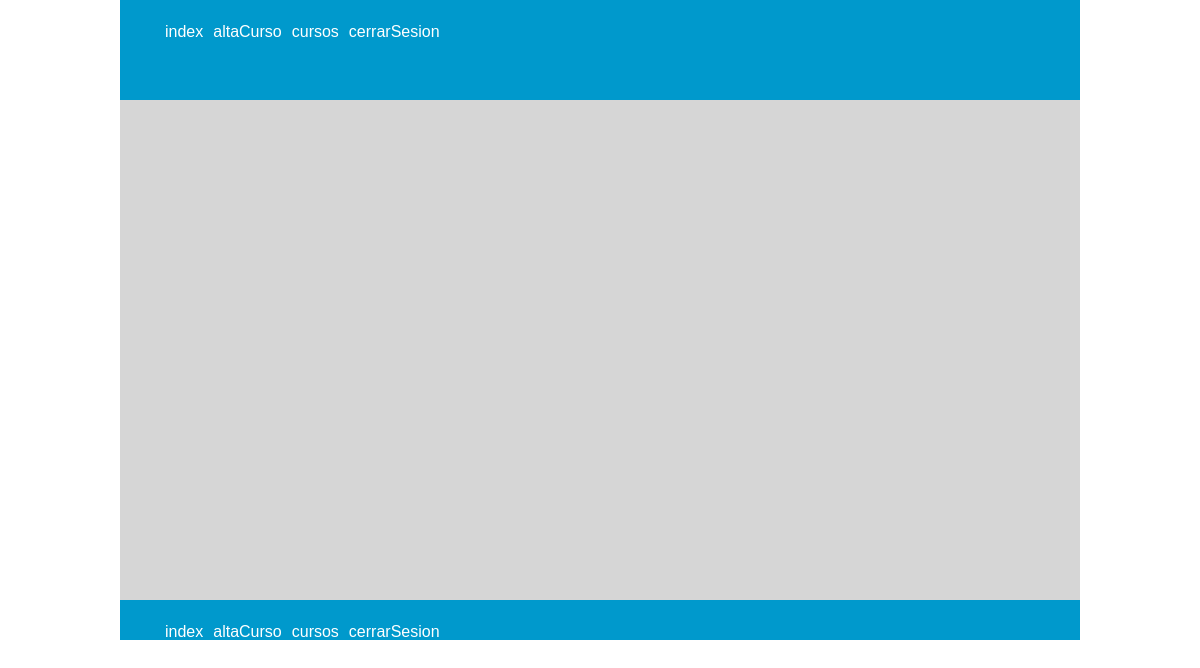
Before: /index.php?accion=curso&opcion=listapormateria&nrc=100 (signed in) with the older database file.
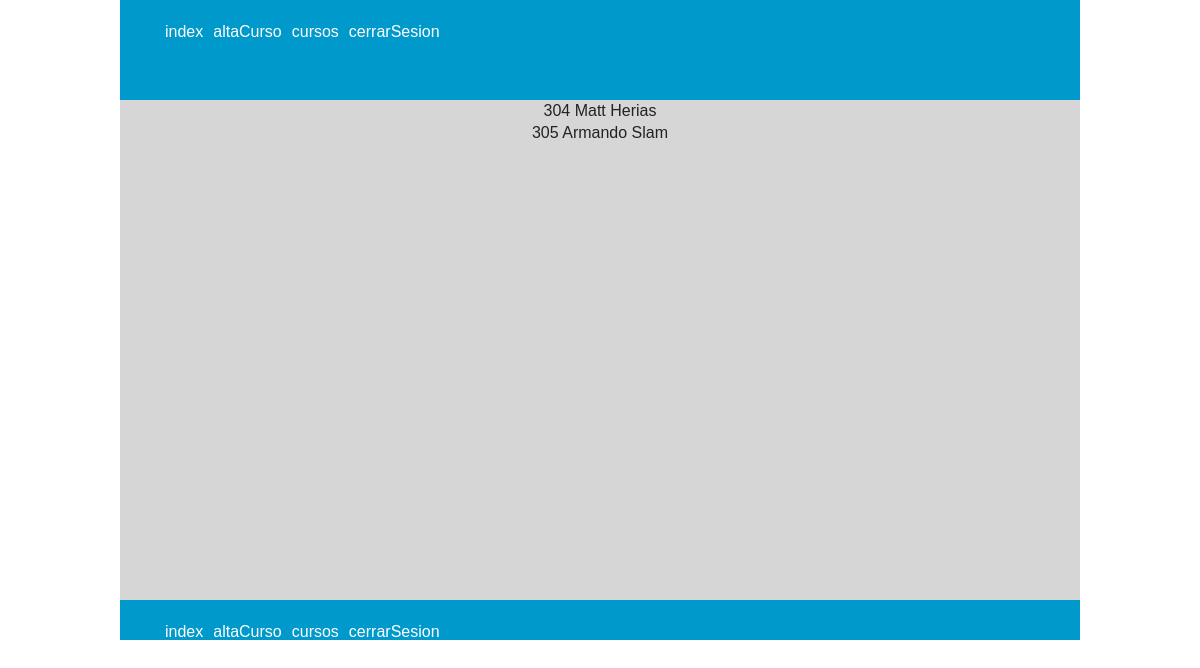
After: the same page with the newer database file.
### tables this page shows
CREATE TABLE IF NOT EXISTS `materiasalumno` (
  `codigo` int(11) NOT NULL,
  `nrc` int(11) NOT NULL
);

CREATE TABLE IF NOT EXISTS `usuario` (
  `codigo` int(11) NOT NULL,
  `nombreCompleto` varchar(250) NOT NULL,
  `idCarrera` int(11) NOT NULL,
  `correo` varchar(250) NOT NULL,
  `estatus` tinyint(1) NOT NULL,
  `idRol` int(11) NOT NULL,
  `celular` int(11) DEFAULT NULL,
  `github` varchar(250) DEFAULT NULL,
  `paginaWeb` varchar(250) DEFAULT NULL,
  PRIMARY KEY (`codigo`)
);

### controlador/menuCtl.php (called while the page is built, shortened)
<?php
class menuCtl {
    function menu() {
        if(!isset($_SESSION['rol'])) $menu = file_get_contents('../vista/menus/default.html');
        else
        {switch ($_SESSION['rol']) {
                    case '20':
                        $menu = file_get_contents('../vista/menus/profesor.html');
                        break;
                }}
    return $menu;
    }
}
?>

### modelo/cursoMod.php (called while the page is built, shortened)
<?php
class cursoMod{
	function listapormateria(){
		include('db_data.inc');
		$nrc = $_REQUEST['nrc'];
		$conexion = new mysqli($host,$user,$pass,$db);
		$consulta = "SELECT * FROM materiasalumno
						INNER JOIN usuario ON materiasalumno.codigo = usuario.codigo
						WHERE nrc ='$nrc'";
		$result = $conexion -> query($consulta);
		if(!$result->num_rows > 0)
			return FALSE;
		return $result;
		return $dias;
	}
}
?>

### www/index.php (called while the page is built, shortened)
<?php
 if(!isset($_REQUEST['accion'])){
	include('../controlador/defaultCtl.php');
	$controlador = new DefaultCtl();
	}else{
 switch($_REQUEST['accion']){
	case 'curso':
		include('../controlador/cursoCtl.php');
		$controlador = new cursoCtl();
		break;
 }
}
 $controlador->ejecutar();
?>

### controlador/cursoCtl.php (the view, shortened to what this page needs)
<?php
class cursoCtl{
	function ejecutar(){
			$file = file_get_contents('../vista/template.html');
			include('../modelo/cursoMod.php');
			$modelo = new cursoMod();
			$opcion = $_REQUEST['opcion'];
			if(!isset($_SESSION['uid'])){
						$file = str_ireplace('{cuerpo}' ,'Usted no ha iniciado sesion', $file);
						}
					else{
						$file = str_ireplace('Iniciar Sesion' ,'Cerrar Sesion', $file);
						switch ($_SESSION['rol']) {
							case '20':
								switch ($opcion) {
									case 'listapormateria':
										$result = $modelo->listapormateria();
										$table = '';
										while($row = mysqli_fetch_array($result)){
											$table .= $row['codigo']." ".$row['nombreCompleto']."<br>";
										}
										$file = str_ireplace('{cuerpo}' , $table, $file);
										break;
									}
								break;
							}
						}
						include('../controlador/menuCtl.php');
						$vista2 = new menuCtl();
						$file = str_replace('{menu}', $vista2 -> menu() , $file);
						$file = str_replace('{footer}', $vista2 -> menu() , $file);
						echo $file;
		}
}
?>

Changed rows visible on the page:
added materiasalumno: usuario.codigo "304", usuario.nombreCompleto "Matt Herias"
added materiasalumno: usuario.codigo "305", usuario.nombreCompleto "Armando Slam"
